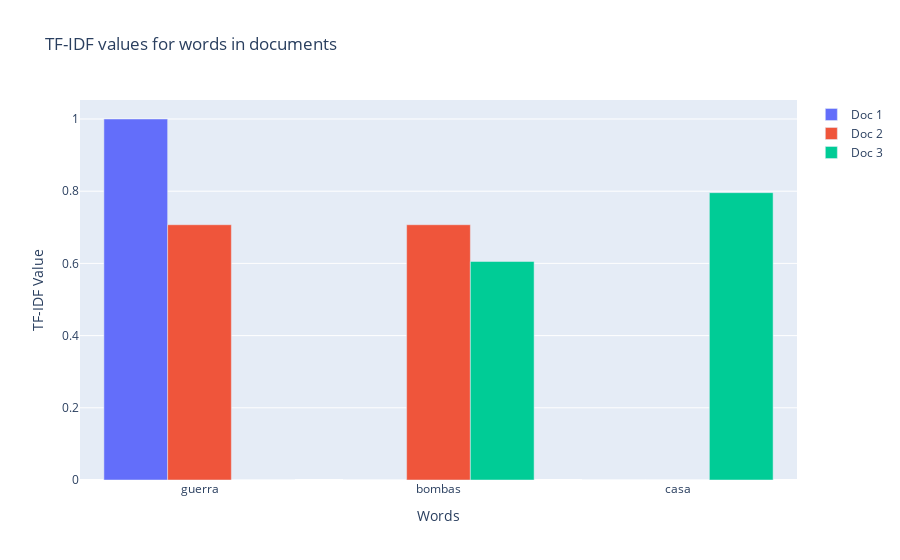

The notebook cell saved with this chart:
### Code cell
# Para cada documento calcular el valor de tfidf de "guerra", "bombas" y "casa".

nlp = spacy.load("es_core_news_sm")

def preprocess_docs(docs, nlp):

    processed_docs = []
    for doc in docs:
        spacy_doc = nlp(doc)
        tokens = [token.text for token in spacy_doc if not token.is_stop and not token.is_punct]
        processed_docs.append(" ".join(tokens))
    return processed_docs

processed_docs = preprocess_docs(docs, nlp)

def get_tfidf(docs, words):
    vectorizer = TfidfVectorizer(vocabulary=words)
    X = vectorizer.fit_transform(docs)
    df = pd.DataFrame(X.toarray(), columns=vectorizer.get_feature_names_out())
    return df

# Calcular TF-IDF con los documentos procesados
df = get_tfidf(processed_docs, words)

fig = make_subplots(rows=1, cols=1)
for i in range(len(df)):
    fig.add_trace(go.Bar(x=df.columns, y=df.iloc[i], name=f'Doc {i+1}'))
fig.update_layout(title='TF-IDF values for words in documents', xaxis_title='Words', yaxis_title='TF-IDF Value')
fig.show()

### Figure 1 — Plotly figure (JSON) as saved in the notebook; plotly's stock layout.template omitted (floating-point values rounded to 4 significant figures)
{"data": [{"name": "Doc 1", "type": "bar", "x": ["guerra", "bombas", "casa"], "y": [1.0, 0.0, 0.0]}, {"name": "Doc 2", "type": "bar", "x": ["guerra", "bombas", "casa"], "y": [0.7071, 0.7071, 0.0]}, {"name": "Doc 3", "type": "bar", "x": ["guerra", "bombas", "casa"], "y": [0.0, 0.6053, 0.796]}], "layout": {"title": {"text": "TF-IDF values for words in documents"}, "xaxis": {"anchor": "y", "domain": [0, 1], "title": {"text": "Words"}}, "yaxis": {"anchor": "x", "domain": [0, 1], "title": {"text": "TF-IDF Value"}}}}
